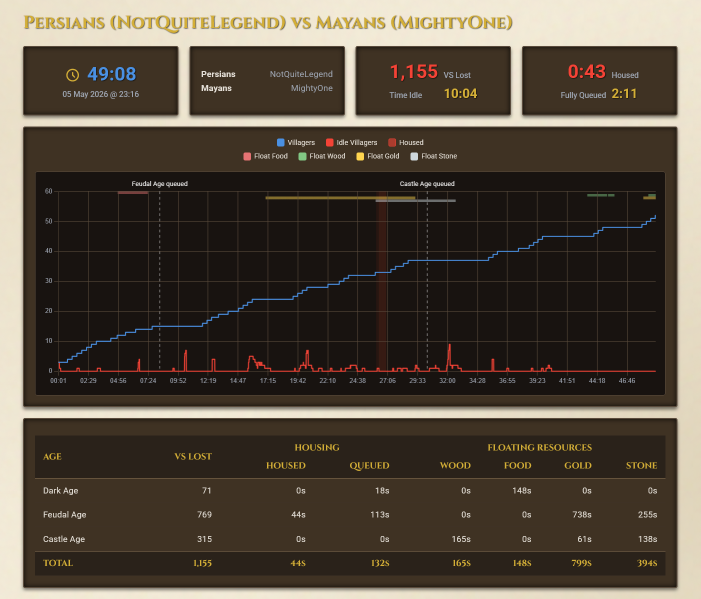
#> input picture report-sample.png, 1401 x 1197 px (shown at 1/2 size)
$ python -i extractor_regular.py   (imports and definitions only)
#> lines starting #> are read from the running program, lines starting #| are printed output that depends on the picture; after the words box and inside, x2 and y2 are one past the last pixel; in counts of white or black regions, pixels touching at a corner belong together
#> further down, picture is the input picture: shape (1197, 1401, 3); mean B, G, R 61.3, 73.2, 82.9
import cv2
import numpy as np
import json
import os
import argparse
import shutil
import time
from pathlib import Path

"""
AoE2 Squire - Extraction Debugger
---------------------------------
This script verifies the segmentation and coordinate mapping logic of the
vision pipeline.

ARCHITECTURAL PHILOSOPHY: "Detect First, Extract Second"
1. CALIBRATION: Detect UI scale and mod-specific geometry using fixed anchors.
2. ANCHORING: Use a reference box (Wood) to find the vertical baseline of digits.
3. NORMALIZATION: Clip boxes to the detected baseline to ensure digits are vertically centered.
4. ROBUST OCR: Combine anchoring with standard vertical wiggle to maintain 100% accuracy.
"""

# --- Constants: Scale Detection ---
RED_PIXEL_MIN_COUNT = 12
RED_DIFF_THRESHOLD = 140     # Red must be this much higher than Green and Blue
ANCHOR_MIN_X = 0.5
ANCHOR_MAX_X = 0.95
ANCHOR_MIN_Y = 0.015
ANCHOR_MAX_Y = 0.035
UI_SCALE_MIN = 0.5
UI_SCALE_MAX = 2.0

# --- Constants: Mod Support (Anne_HK) ---
ANNE_HK_PIXEL_MIN_COUNT = 12
ANNE_HK_COLOR_DIFF_THRESHOLD = 150  # R and G must be this much higher than B
ANNE_HK_Y_ADJUST_FACTOR = 0.6       # Villager boxes expanded up by 60%
ANNE_HK_IDLE_W_ADJUST_FACTOR = 0.4   # Idle vils box expanded width by 40%
ANNE_HK_IDLE_RED_MIN = 150          # Red indicator threshold
ANNE_HK_IDLE_GB_MAX = 10            # Max Green/Blue for the red indicator

# --- Constants: Segmentation ---
SEG_GREY_TOLERANCE = 30
SEG_BRIGHTNESS_THRESHOLD = 100
BASELINE_MIN_AREA = 15

# --- Constants: Cleanup ---
OUT_GREY_TOLERANCE = 30
OUT_BRIGHTNESS_THRESHOLD_DEFAULT = 5
OUT_BRIGHTNESS_THRESHOLD_OVERLAY = 30

# --- Utility Functions: Detectors ---

# [83 lines left out: functions detect_ui_scale, detect_anne_hk_mod, detect_housed_overlay, contains_yellow, contains_red, not called in this run]

# --- Utility Functions: Image Processing ---

def apply_base_filter(img, grey_tol, brightness_thresh, overlay_mode=False, allow_yellow=False, ignore_color=False):
    """Filters image by greyness and brightness. Supports overlay subtraction and yellow detection."""
#> called with grey_tol = 30, brightness_thresh = 5, overlay_mode = False, allow_yellow = False, ignore_color = False
    if ignore_color:
        gray = cv2.cvtColor(img, cv2.COLOR_BGR2GRAY)
        _, cleaned = cv2.threshold(gray, brightness_thresh, 255, cv2.THRESH_TOZERO)
        return cleaned

    if overlay_mode:
        bg_color = img[2, 2].astype(np.int16)
        subtracted = np.clip(img.astype(np.int16) - bg_color, 0, 255).astype(np.uint8)
        gray_sub = cv2.cvtColor(subtracted, cv2.COLOR_BGR2GRAY)
        normalized = cv2.normalize(gray_sub, None, 0, 255, cv2.NORM_MINMAX)
        _, cleaned = cv2.threshold(normalized, brightness_thresh, 255, cv2.THRESH_TOZERO)
        return cleaned

    if len(img.shape) == 3:
        b, g, r = img[:, :, 0], img[:, :, 1], img[:, :, 2]
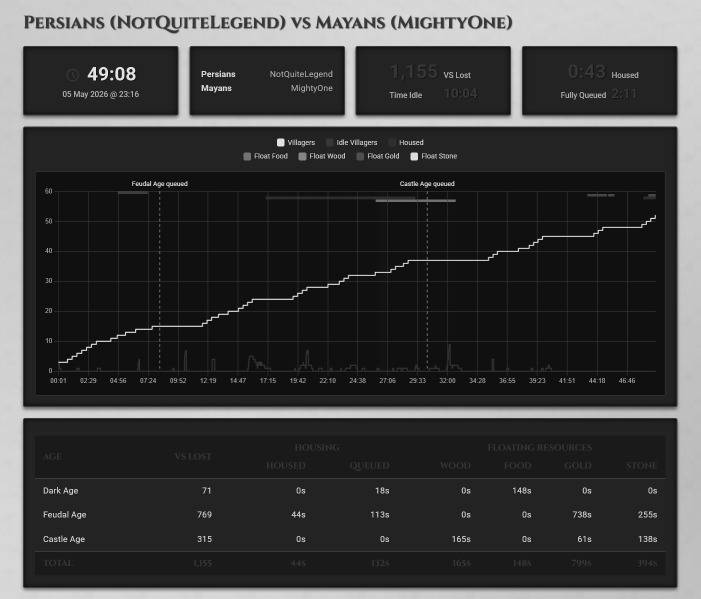
#> b: shape (1197, 1401) (shown at 1/2 size); min 10, max 255, mean 61.3
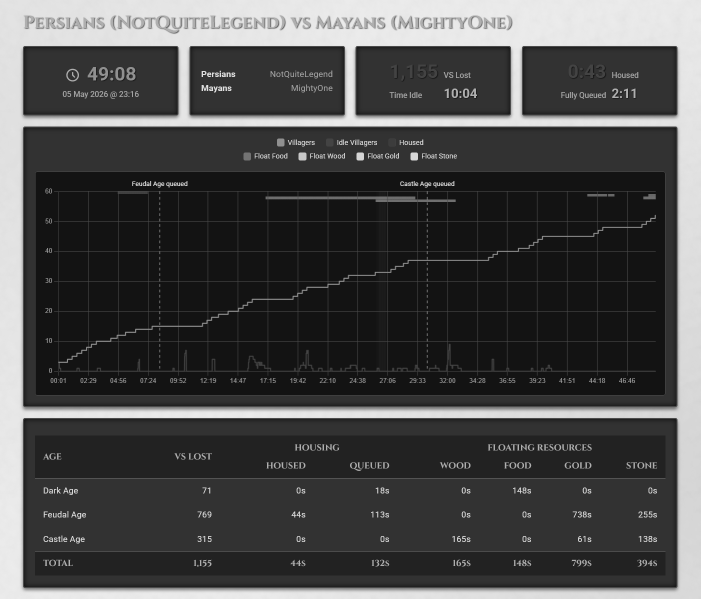
#> g: shape (1197, 1401) (shown at 1/2 size); min 14, max 255, mean 73.2
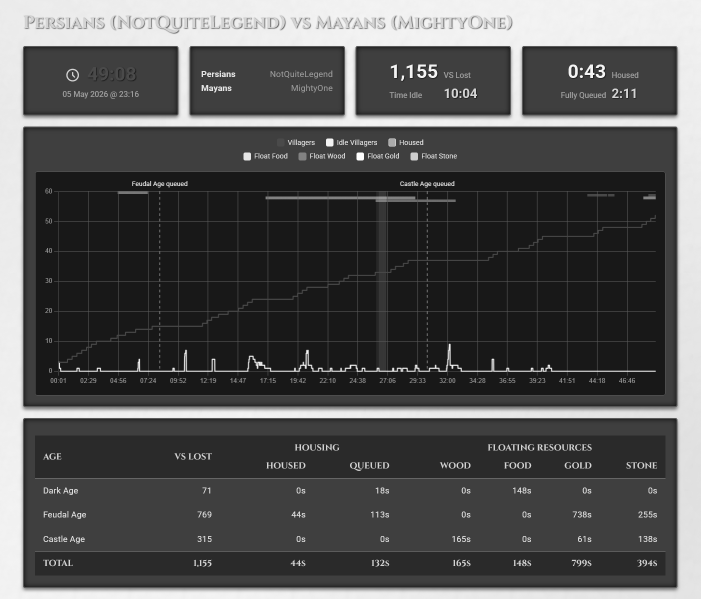
#> r: shape (1197, 1401) (shown at 1/2 size); min 17, max 255, mean 82.9
        max_val = np.max(img, axis=2).astype(np.int16)
        min_val = np.min(img, axis=2).astype(np.int16)
        to_keep = (max_val - min_val <= grey_tol)
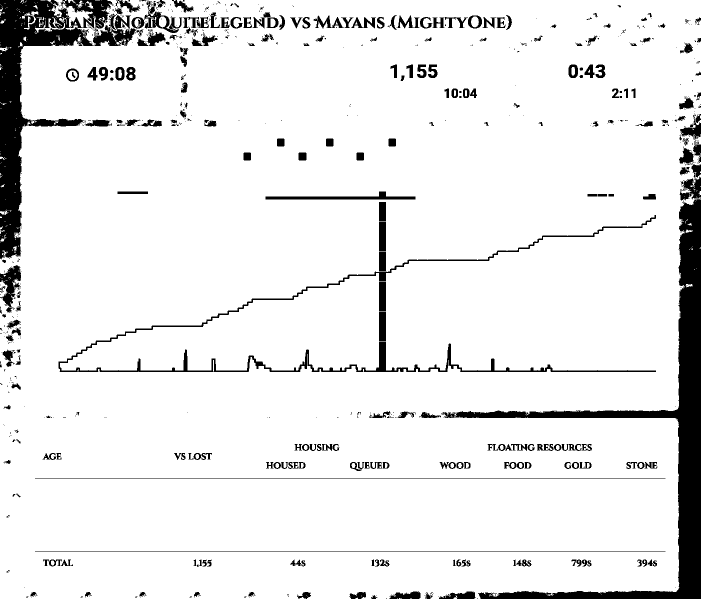
#> to_keep: shape (1197, 1401) bool (shown at 1/2 size); 91.5% white; 682 black regions (424 under 20 px), largest, box (x1, y1, x2, y2) and area: (882, 353, 1401, 1197) 46281, (0, 0, 273, 519) 35783, (117, 430, 1312, 744) 11616

        if allow_yellow:
            is_yellow = (r > 150) & (g > 150) & (np.abs(r.astype(np.int16) - g.astype(np.int16)) < 50) & (b < max_val - 15)
            to_keep |= is_yellow

        filtered = np.zeros(max_val.shape, dtype=np.uint8)
        filtered[to_keep] = max_val.astype(np.uint8)[to_keep]
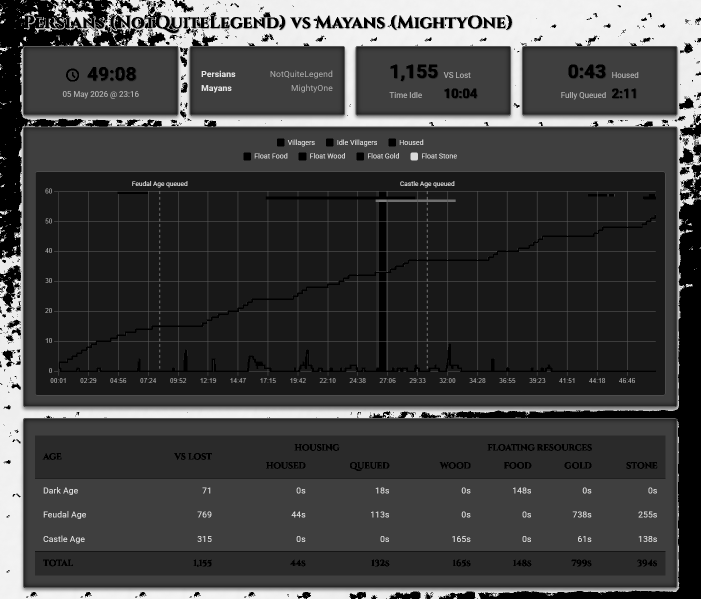
#> filtered: shape (1197, 1401) (shown at 1/2 size); min 0, max 255, mean 65.5
    else:
        filtered = img

    _, cleaned = cv2.threshold(filtered, brightness_thresh, 255, cv2.THRESH_TOZERO)
    return cleaned

def cleanup_box(box_img, overlay_mode=False, allow_yellow=False, ignore_color=False):
    """Performs final 'soft' filtering for output images."""
    thresh = OUT_BRIGHTNESS_THRESHOLD_OVERLAY if overlay_mode else OUT_BRIGHTNESS_THRESHOLD_DEFAULT
    return apply_base_filter(box_img, OUT_GREY_TOLERANCE, thresh, overlay_mode, allow_yellow, ignore_color)

# --- Segmentation Engine ---

# [152 lines left out: functions get_components_recursive, segment_box, not called in this run]

# --- Core Pipeline Class ---

class ExtractorPipeline:
    # [190 lines left out: functions __init__, calibrate, _detect_baseline, _get_raw_coords, get_element_coords, process_box and 2 more, not called in this run]

# [2 lines not run here, left out]

>>> import cv2
>>> picture = cv2.imread('../report-sample.png')
>>> result = cleanup_box(picture)
